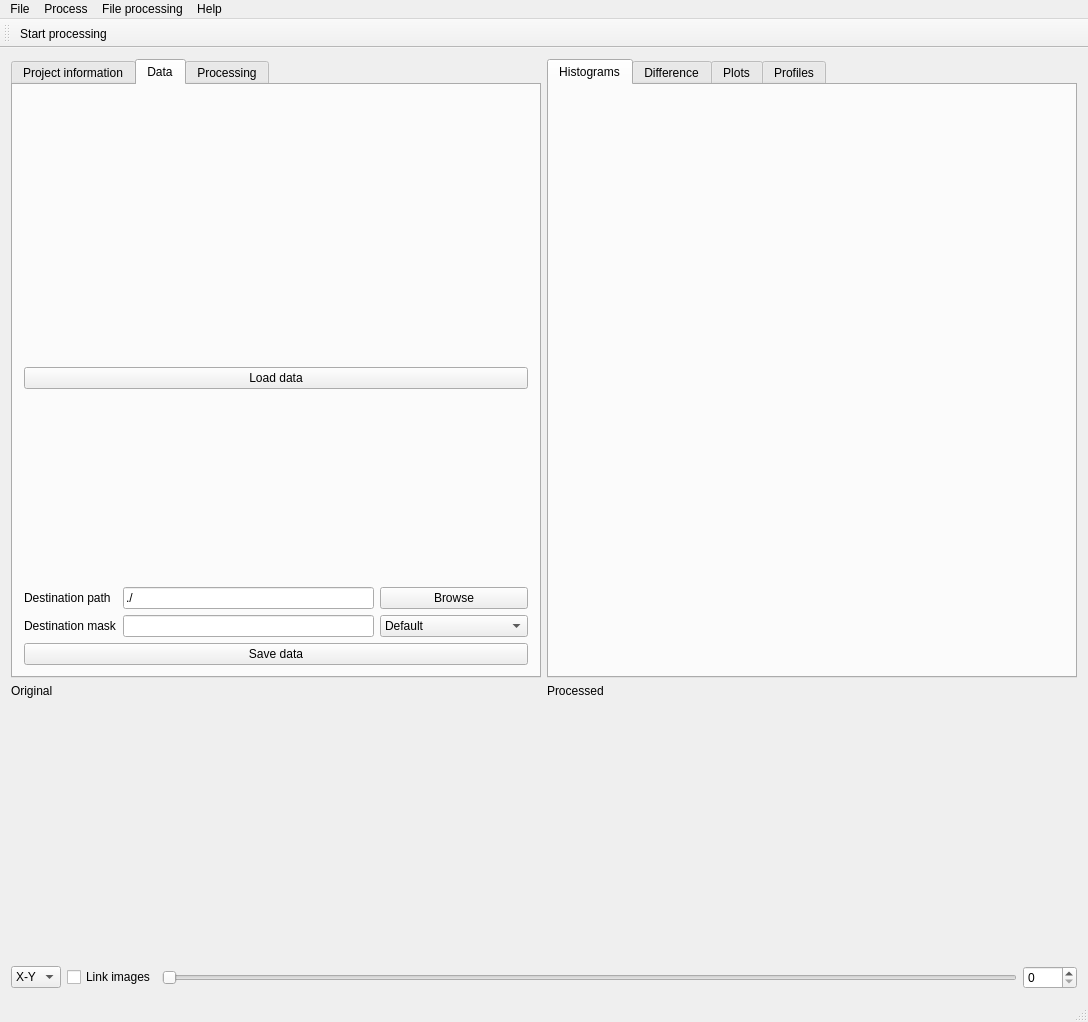
<?xml version="1.0" encoding="UTF-8"?>
<ui version="4.0">
 <class>KipToolMainWindow</class>
 <widget class="QMainWindow" name="KipToolMainWindow">
  <property name="geometry">
   <rect>
    <x>0</x>
    <y>0</y>
    <width>1088</width>
    <height>1022</height>
   </rect>
  </property>
  <property name="windowTitle">
   <string>QtKipTool</string>
  </property>
  <widget class="QWidget" name="centralWidget">
   <layout class="QVBoxLayout" name="verticalLayout_2">
    <item>
     <layout class="QVBoxLayout" name="verticalLayout_global">
      <property name="topMargin">
       <number>0</number>
      </property>
      <item>
       <layout class="QHBoxLayout" name="horizontalLayout_forms">
        <item>
         <widget class="QTabWidget" name="tabWidget_forms">
          <property name="currentIndex">
           <number>1</number>
          </property>
          <widget class="QWidget" name="tab_projectinfo">
           <attribute name="title">
            <string>Project information</string>
           </attribute>
           <layout class="QFormLayout" name="formLayout_2">
            <property name="fieldGrowthPolicy">
             <enum>QFormLayout::AllNonFixedFieldsGrow</enum>
            </property>
            <item row="1" column="0">
             <widget class="QLabel" name="label_3">
              <property name="text">
               <string>Project</string>
              </property>
             </widget>
            </item>
            <item row="1" column="1">
             <widget class="QLineEdit" name="edit_projectname"/>
            </item>
            <item row="2" column="0">
             <widget class="QLabel" name="label_4">
              <property name="text">
               <string>User</string>
              </property>
             </widget>
            </item>
            <item row="2" column="1">
             <widget class="QLineEdit" name="edit_username"/>
            </item>
            <item row="3" column="0">
             <widget class="QLabel" name="label_5">
              <property name="text">
               <string>Sample</string>
              </property>
             </widget>
            </item>
            <item row="3" column="1">
             <widget class="QLineEdit" name="edit_samplename"/>
            </item>
            <item row="4" column="0">
             <widget class="QLabel" name="label_6">
              <property name="text">
               <string>Instrument</string>
              </property>
             </widget>
            </item>
            <item row="4" column="1">
             <widget class="QLineEdit" name="edit_instrument"/>
            </item>
            <item row="5" column="0">
             <widget class="QLabel" name="label_7">
              <property name="text">
               <string>Description</string>
              </property>
             </widget>
            </item>
            <item row="6" column="1">
             <widget class="QTextEdit" name="text_description"/>
            </item>
           </layout>
          </widget>
          <widget class="QWidget" name="tab_datainfo">
           <attribute name="title">
            <string>Data</string>
           </attribute>
           <layout class="QVBoxLayout" name="verticalLayout_5">
            <item>
             <widget class="ReaderForm" name="widget_loadForm" native="true">
              <property name="minimumSize">
               <size>
                <width>0</width>
                <height>265</height>
               </size>
              </property>
             </widget>
            </item>
            <item>
             <widget class="QPushButton" name="button_loaddata">
              <property name="text">
               <string>Load data</string>
              </property>
             </widget>
            </item>
            <item>
             <spacer name="verticalSpacer">
              <property name="orientation">
               <enum>Qt::Vertical</enum>
              </property>
              <property name="sizeHint" stdset="0">
               <size>
                <width>20</width>
                <height>40</height>
               </size>
              </property>
             </spacer>
            </item>
            <item>
             <layout class="QGridLayout" name="gridLayout">
              <item row="0" column="1">
               <widget class="QLineEdit" name="edit_destinationpath">
                <property name="text">
                 <string>./</string>
                </property>
               </widget>
              </item>
              <item row="0" column="0">
               <widget class="QLabel" name="label_18">
                <property name="text">
                 <string>Destination path</string>
                </property>
               </widget>
              </item>
              <item row="0" column="2">
               <widget class="QPushButton" name="button_browsedestination">
                <property name="text">
                 <string>Browse</string>
                </property>
               </widget>
              </item>
              <item row="1" column="0">
               <widget class="QLabel" name="label_19">
                <property name="text">
                 <string>Destination mask</string>
                </property>
               </widget>
              </item>
              <item row="1" column="1">
               <widget class="QLineEdit" name="edit_destinationmask"/>
              </item>
              <item row="1" column="2">
               <widget class="QComboBox" name="combo_FileType">
                <item>
                 <property name="text">
                  <string>Default</string>
                 </property>
                </item>
                <item>
                 <property name="text">
                  <string>8bit TIFF</string>
                 </property>
                </item>
                <item>
                 <property name="text">
                  <string>16bit TIFF</string>
                 </property>
                </item>
                <item>
                 <property name="text">
                  <string>float TIFF</string>
                 </property>
                </item>
                <item>
                 <property name="text">
                  <string>16bit multi-frame TIFF</string>
                 </property>
                </item>
               </widget>
              </item>
             </layout>
            </item>
            <item>
             <widget class="QPushButton" name="button_savedata">
              <property name="text">
               <string>Save data</string>
              </property>
             </widget>
            </item>
           </layout>
          </widget>
          <widget class="QWidget" name="tab_7">
           <attribute name="title">
            <string>Processing</string>
           </attribute>
           <layout class="QVBoxLayout" name="verticalLayout_13">
            <item>
             <layout class="QVBoxLayout" name="verticalLayout_12">
              <item>
               <widget class="ModuleChainConfiguratorWidget" name="widget_moduleconfigurator" native="true"/>
              </item>
             </layout>
            </item>
           </layout>
          </widget>
         </widget>
        </item>
        <item>
         <widget class="QTabWidget" name="tabWidget_plots">
          <property name="currentIndex">
           <number>0</number>
          </property>
          <widget class="QWidget" name="tab_histograms">
           <property name="enabled">
            <bool>false</bool>
           </property>
           <attribute name="title">
            <string>Histograms</string>
           </attribute>
           <layout class="QVBoxLayout" name="verticalLayout_9">
            <item>
             <layout class="QVBoxLayout" name="verticalLayout_8">
              <item>
               <widget class="QtAddons::PlotWidget" name="plotter_histogram" native="true">
                <property name="enabled">
                 <bool>false</bool>
                </property>
                <property name="mouseTracking">
                 <bool>false</bool>
                </property>
               </widget>
              </item>
             </layout>
            </item>
           </layout>
          </widget>
          <widget class="QWidget" name="tab_differenceimage">
           <attribute name="title">
            <string>Difference</string>
           </attribute>
           <layout class="QVBoxLayout" name="verticalLayout_3">
            <item>
             <layout class="QVBoxLayout" name="verticalLayout">
              <item>
               <widget class="QtAddons::ImageViewerWidget" name="imageviewer_difference" native="true"/>
              </item>
             </layout>
            </item>
           </layout>
          </widget>
          <widget class="QWidget" name="tab_plots">
           <attribute name="title">
            <string>Plots</string>
           </attribute>
           <layout class="QVBoxLayout" name="verticalLayout_7">
            <item>
             <layout class="QVBoxLayout" name="verticalLayout_plots">
              <item>
               <widget class="QComboBox" name="combo_plotselector"/>
              </item>
              <item>
               <widget class="QtAddons::PlotWidget" name="plotter_plots" native="true"/>
              </item>
             </layout>
            </item>
           </layout>
          </widget>
          <widget class="QWidget" name="tab">
           <attribute name="title">
            <string>Profiles</string>
           </attribute>
           <layout class="QHBoxLayout" name="horizontalLayout_3">
            <item>
             <layout class="QVBoxLayout" name="verticalLayout_4">
              <item>
               <widget class="QLabel" name="label_20">
                <property name="sizePolicy">
                 <sizepolicy hsizetype="Preferred" vsizetype="Fixed">
                  <horstretch>0</horstretch>
                  <verstretch>0</verstretch>
                 </sizepolicy>
                </property>
                <property name="text">
                 <string>Horizontal profile</string>
                </property>
               </widget>
              </item>
              <item>
               <widget class="QtAddons::PlotWidget" name="plotter_hprofile" native="true">
                <property name="minimumSize">
                 <size>
                  <width>0</width>
                  <height>192</height>
                 </size>
                </property>
               </widget>
              </item>
              <item>
               <widget class="QSlider" name="slider_hprofile">
                <property name="orientation">
                 <enum>Qt::Horizontal</enum>
                </property>
               </widget>
              </item>
              <item>
               <widget class="QLabel" name="label_21">
                <property name="sizePolicy">
                 <sizepolicy hsizetype="Preferred" vsizetype="Fixed">
                  <horstretch>0</horstretch>
                  <verstretch>0</verstretch>
                 </sizepolicy>
                </property>
                <property name="text">
                 <string>Vertical profile</string>
                </property>
               </widget>
              </item>
              <item>
               <widget class="QtAddons::PlotWidget" name="plotter_vprofile" native="true">
                <property name="minimumSize">
                 <size>
                  <width>0</width>
                  <height>192</height>
                 </size>
                </property>
               </widget>
              </item>
              <item>
               <widget class="QSlider" name="slider_vprofile">
                <property name="orientation">
                 <enum>Qt::Horizontal</enum>
                </property>
               </widget>
              </item>
             </layout>
            </item>
           </layout>
          </widget>
         </widget>
        </item>
       </layout>
      </item>
      <item>
       <layout class="QVBoxLayout" name="verticalLayout_images">
        <item>
         <layout class="QHBoxLayout" name="horizontalLayout_4">
          <item>
           <layout class="QVBoxLayout" name="verticalLayout_origimg">
            <item>
             <widget class="QLabel" name="label">
              <property name="sizePolicy">
               <sizepolicy hsizetype="Preferred" vsizetype="Maximum">
                <horstretch>0</horstretch>
                <verstretch>0</verstretch>
               </sizepolicy>
              </property>
              <property name="text">
               <string>Original</string>
              </property>
             </widget>
            </item>
            <item>
             <widget class="QtAddons::ImageViewerWidget" name="imageviewer_original" native="true">
              <property name="minimumSize">
               <size>
                <width>0</width>
                <height>256</height>
               </size>
              </property>
             </widget>
            </item>
           </layout>
          </item>
          <item>
           <layout class="QVBoxLayout" name="verticalLayout_procimg">
            <item>
             <widget class="QLabel" name="label_2">
              <property name="sizePolicy">
               <sizepolicy hsizetype="Preferred" vsizetype="Maximum">
                <horstretch>0</horstretch>
                <verstretch>0</verstretch>
               </sizepolicy>
              </property>
              <property name="text">
               <string>Processed</string>
              </property>
             </widget>
            </item>
            <item>
             <widget class="QtAddons::ImageViewerWidget" name="imageviewer_processed" native="true">
              <property name="minimumSize">
               <size>
                <width>256</width>
                <height>0</height>
               </size>
              </property>
             </widget>
            </item>
           </layout>
          </item>
         </layout>
        </item>
       </layout>
      </item>
      <item>
       <layout class="QHBoxLayout" name="horizontalLayout_2">
        <property name="topMargin">
         <number>0</number>
        </property>
        <item>
         <widget class="QComboBox" name="combo_sliceplane">
          <item>
           <property name="text">
            <string>X-Y</string>
           </property>
          </item>
          <item>
           <property name="text">
            <string>X-Z</string>
           </property>
          </item>
          <item>
           <property name="text">
            <string>Y-Z</string>
           </property>
          </item>
         </widget>
        </item>
        <item>
         <widget class="QCheckBox" name="check_linkviewers">
          <property name="text">
           <string>Link images</string>
          </property>
          <property name="checked">
           <bool>false</bool>
          </property>
         </widget>
        </item>
        <item>
         <widget class="QSlider" name="slider_images">
          <property name="orientation">
           <enum>Qt::Horizontal</enum>
          </property>
         </widget>
        </item>
        <item>
         <widget class="QSpinBox" name="spinSliceIndex">
          <property name="maximum">
           <number>9999</number>
          </property>
         </widget>
        </item>
       </layout>
      </item>
     </layout>
    </item>
   </layout>
  </widget>
  <widget class="QMenuBar" name="menuBar">
   <property name="geometry">
    <rect>
     <x>0</x>
     <y>0</y>
     <width>1088</width>
     <height>22</height>
    </rect>
   </property>
   <widget class="QMenu" name="menuFile">
    <property name="title">
     <string>File</string>
    </property>
    <addaction name="actionNew"/>
    <addaction name="actionOpen"/>
    <addaction name="actionSave"/>
    <addaction name="actionSave_as"/>
    <addaction name="actionQuit"/>
   </widget>
   <widget class="QMenu" name="menuProcess">
    <property name="title">
     <string>Process</string>
    </property>
    <addaction name="actionStart_processing"/>
    <addaction name="actionProcessing_history"/>
    <addaction name="actionClear_History"/>
   </widget>
   <widget class="QMenu" name="menuHelp">
    <property name="title">
     <string>Help</string>
    </property>
    <addaction name="actionAbout"/>
    <addaction name="actionReport_a_bug"/>
    <addaction name="actionRegister_for_news_letter"/>
    <addaction name="actionUser_manual"/>
   </widget>
   <widget class="QMenu" name="menuFile_processing">
    <property name="title">
     <string>File processing</string>
    </property>
    <addaction name="actionReslice_images"/>
    <addaction name="actionMerge_volumes"/>
    <addaction name="actionFile_conversion"/>
    <addaction name="actionGeneric_file_conversion"/>
   </widget>
   <addaction name="menuFile"/>
   <addaction name="menuProcess"/>
   <addaction name="menuFile_processing"/>
   <addaction name="menuHelp"/>
  </widget>
  <widget class="QToolBar" name="mainToolBar">
   <attribute name="toolBarArea">
    <enum>TopToolBarArea</enum>
   </attribute>
   <attribute name="toolBarBreak">
    <bool>false</bool>
   </attribute>
   <addaction name="actionStart_processing"/>
  </widget>
  <widget class="QStatusBar" name="statusBar"/>
  <action name="actionNew">
   <property name="text">
    <string>New</string>
   </property>
  </action>
  <action name="actionOpen">
   <property name="text">
    <string>Open</string>
   </property>
  </action>
  <action name="actionSave">
   <property name="text">
    <string>Save</string>
   </property>
  </action>
  <action name="actionSave_as">
   <property name="text">
    <string>Save as</string>
   </property>
  </action>
  <action name="actionQuit">
   <property name="text">
    <string>Quit</string>
   </property>
  </action>
  <action name="actionStart_processing">
   <property name="text">
    <string>Start processing</string>
   </property>
   <property name="shortcutContext">
    <enum>Qt::WindowShortcut</enum>
   </property>
  </action>
  <action name="actionAbout">
   <property name="text">
    <string>About</string>
   </property>
  </action>
  <action name="actionProcessing_history">
   <property name="text">
    <string>Processing history</string>
   </property>
  </action>
  <action name="actionClear_History">
   <property name="text">
    <string>Clear History</string>
   </property>
  </action>
  <action name="actionGeneric_file_conversion">
   <property name="text">
    <string>Generic file conversion</string>
   </property>
  </action>
  <action name="actionReslice_images">
   <property name="text">
    <string>Reslice images</string>
   </property>
  </action>
  <action name="actionMerge_volumes">
   <property name="text">
    <string>Merge volumes</string>
   </property>
  </action>
  <action name="actionFile_conversion">
   <property name="text">
    <string>File conversion</string>
   </property>
  </action>
  <action name="actionReport_a_bug">
   <property name="text">
    <string>Report a bug</string>
   </property>
  </action>
  <action name="actionRegister_for_news_letter">
   <property name="text">
    <string>Register for news letter</string>
   </property>
  </action>
  <action name="actionUser_manual">
   <property name="text">
    <string>User manual</string>
   </property>
  </action>
 </widget>
 <layoutdefault spacing="6" margin="11"/>
 <customwidgets>
  <customwidget>
   <class>QtAddons::ImageViewerWidget</class>
   <extends>QWidget</extends>
   <header location="global">imageviewerwidget.h</header>
   <container>1</container>
   <slots>
    <signal>levelsChanged(float,float)</signal>
   </slots>
  </customwidget>
  <customwidget>
   <class>ModuleChainConfiguratorWidget</class>
   <extends>QWidget</extends>
   <header location="global">modulechainconfiguratorwidget.h</header>
   <container>1</container>
  </customwidget>
  <customwidget>
   <class>ReaderForm</class>
   <extends>QWidget</extends>
   <header location="global">readerform.h</header>
   <container>1</container>
  </customwidget>
  <customwidget>
   <class>QtAddons::PlotWidget</class>
   <extends>QWidget</extends>
   <header location="global">plotwidget.h</header>
   <container>1</container>
  </customwidget>
 </customwidgets>
 <resources/>
 <connections/>
</ui>
